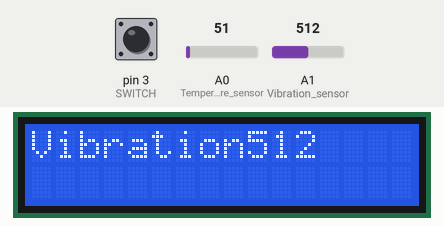
Recording of a sketch running on a simulated Arduino Uno, built with avr-gcc and run on an emulated ATmega328P. On the bench: 16×2 character LCD. The inputs (shaded band) are chosen by the test bench; at power-on: A0 (Temperature_sensor) = 51, A1 (Vibration_sensor) = 512, pin 3 (SWITCH) LOW.

Above: at 1.2 s.
1.3 s: A0 (Temperature_sensor) set to 96
At 3.8 s:
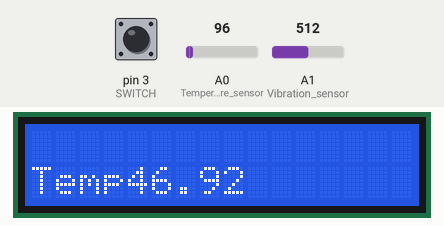
6.5 s: A0 (Temperature_sensor) set to 110
At 11.4 s:
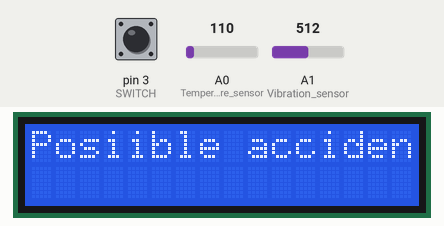
14.2 s: A1 (Vibration_sensor) set to 1007
At 17.9 s:
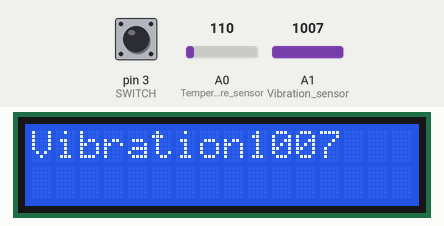
18.3 s: A1 (Vibration_sensor) set to 1023
At 25.8 s:
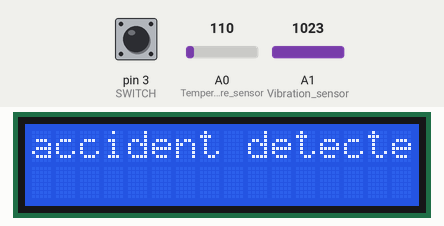
26.0 s: A0 (Temperature_sensor) set to 86
At 27.9 s:
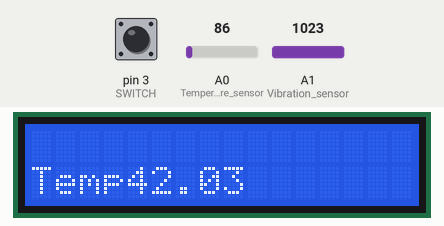
33.7 s: A1 (Vibration_sensor) set to 900
At 38.45 s:
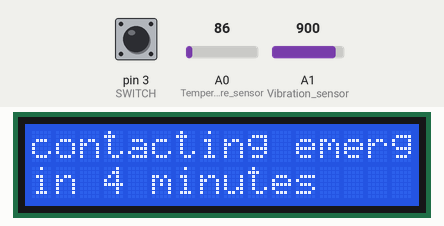
Timing chart, 0 to 38.7 s (numbered marks = the images above; inputs shaded):
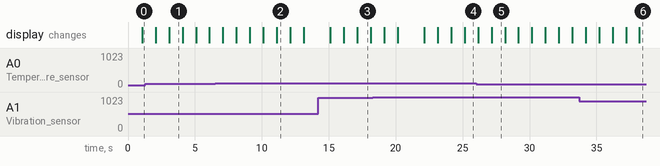

The sketch:

Car_Accident_Detection_And_Notification_System_code.ino
```cpp
// include the library code:
#include <LiquidCrystal.h>

// initialize the library by associating any needed LCD interface pin
// with the arduino pin number it is connected to
const int rs = 12, en = 11, d4 = 5, d5 = 4, d6 = 6, d7 = 2;
LiquidCrystal lcd(rs, en, d4, d5, d6, d7);

// Temperature sensor pin
const int Temperature_sensor = A0;

// Temperature sensor pin
const int Vibration_sensor = A1;

const int SWITCH = 3; // the cancel switch
volatile bool State = LOW;// state of the interrupt to be updated by the interrupt
volatile bool ButtonIsPressed = LOW;


float Temperature_reading;
float Voltage_reading;

void ContactingEmergencyServices(){
  lcd.setCursor(0,1);
    lcd.print("calling Emergency Services");
    delay(1000);
     lcd.clear();
}

void Normal(){
   lcd.setCursor(0,0);
    lcd.print("Normal");
     delay(1000);
     lcd.clear();
}

// interrupt switch fuction
void switchPressed ()
{
 State = digitalRead(SWITCH);
 if(State == HIGH)
  ButtonIsPressed = HIGH;
  else
  ButtonIsPressed = LOW;

}


void setup() {
  // set up the LCD's number of columns and rows:
  lcd.begin(16, 2);
  // Print a message to the LCD.
  lcd.print("CADNS");
  //configuring pin A0 as an input
  pinMode(Temperature_sensor,INPUT);
  // configuring pin 3 as input
   pinMode (SWITCH, INPUT);
   // configuring pin A1 as an input
   pinMode(Vibration_sensor,INPUT);
  attachInterrupt (digitalPinToInterrupt (SWITCH), switchPressed, CHANGE);  // attach interrupt handler

}

void loop() {
  // the vibration Value
int  VibrationReading = analogRead(Vibration_sensor);
  // reading the voltage from the LM35
  Voltage_reading = analogRead(Temperature_sensor);
  // conerting Volatage into degreees celcius
   Temperature_reading = (Voltage_reading*500)/1023;

  // set the cursor to column 0, line 1
  // (note: line 1 is the second row, since counting begins with 0):
  lcd.setCursor(0, 1);
  // print the number of seconds since reset:
  lcd.print("Temp");
  lcd.print(Temperature_reading);
  delay(1000);
  lcd.clear();

  lcd.print("Vibration");
  lcd.print(VibrationReading);
  delay(1000);
  lcd.clear();

  // definate accident
  if(Temperature_reading >= 60||VibrationReading >= 1023 ){
    lcd.setCursor(0,0);
    lcd.print("accident detected");
     delay(1000);
     ContactingEmergencyServices();
  }
// not a definate acciden
  else if ((Temperature_reading >= 50 && Temperature_reading < 60)||(VibrationReading >= 576 && VibrationReading < 1023)){
    lcd.setCursor(0,0);
    lcd.print("Posiible accident");
     delay(1000);
     lcd.clear();

     lcd.setCursor(0,0);
     lcd.print("contacting emergency");
     lcd.setCursor(0,1);
     lcd.print("in 4 minutes");
     delay(1000);
     lcd.clear();

  // from the interrupt if the button is pressed
     if(ButtonIsPressed == HIGH){
      Normal();

     }

  //  from the interrupt if the button is NOT pressed
     else{
      delay(2000);
     ContactingEmergencyServices();
     }


  }

  else{
   Normal();
  }


}
```

Measured:
- the behaviour switches between 102 and 103 on A0 (Temperature_sensor) (found by bisection; images 1 and 2)
- the behaviour switches between 1022 and 1023 on A1 (Vibration_sensor) (found by bisection; images 3 and 4)
- what the display in image 1 shows lasts 1.0 s, from 3.1 s to 4.1 s
